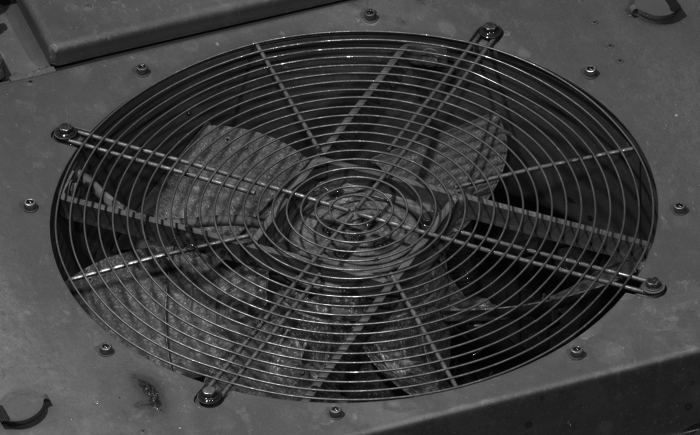
#> input picture data/NurGitterLs2.png, 700 x 435 px, found by its file name
$ python 05-gittermittelpunkt.py
#> lines starting #> are read from the running program, lines starting #| are printed output that depends on the picture
import cv2
import numpy as np
import matplotlib.pyplot as plt
from skimage import data, color, img_as_ubyte
from skimage.feature import canny
from skimage.transform import hough_ellipse
from skimage.draw import ellipse_perimeter
# Versuch, möglichst genau das Zentrum des Gitters zu finden.
# Es wird ein Bild verwendet, auf dem nur das Gitter zu sehen ist.
# Ellipsen finden
# Mittelpunkte der (gültigen) Ellipsen mitteln --> Mittelpunkt
# Code Sample von http://scikit-image.org/docs/dev/auto_examples/edges/plot_circular_elliptical_hough_transform.html
#
# 31.10.2019: Ellipsen finden dauert viel zu lange.
# ==> Versuch abgebrochen. Implementierung einer verbesserten Ellipsen-erkennung zu aufwändig.

gray_img = cv2.imread("data/nurGitterLs2.png",  cv2.IMREAD_GRAYSCALE)
#> gray_img is the input picture: shape (435, 700); min 0, max 255, mean 61.9
img = cv2.cvtColor(gray_img, cv2.COLOR_GRAY2BGR)

# [29 lines of commented-out code are left out]
print("canny...")
edges = canny(gray_img, sigma=2.0,
              low_threshold=30, high_threshold=50)
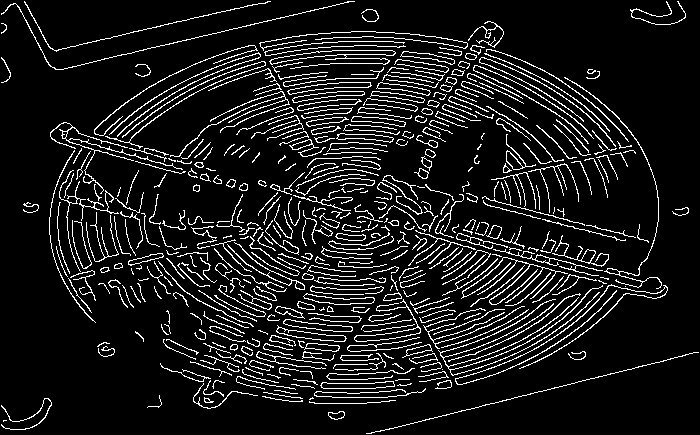
#> edges: shape (435, 700) bool; 10.2% white in thin lines or dots

edgescv2 = color.gray2rgb(img_as_ubyte(edges))
#> edgescv2: shape (435, 700, 3); 10.2% white in thin lines or dots

# [9 lines of commented-out code are left out]
cv2.imshow('image', edgescv2)
cv2.waitKey(0)
cv2.destroyAllWindows()


# Perform a Hough Transform
# The accuracy corresponds to the bin size of a major axis.
# The value is chosen in order to get a single high accumulator.
# The threshold eliminates low accumulators
print("hough...")
#> (the run stopped early here; a loop or call above may not have finished)
